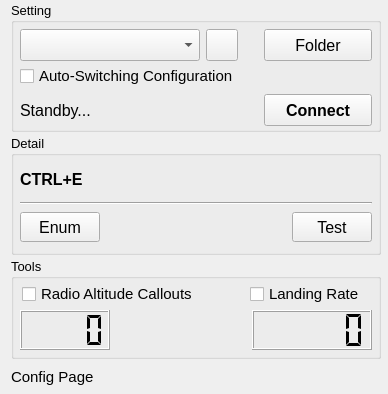
<?xml version="1.0" encoding="UTF-8"?>
<ui version="4.0">
 <class>Widget</class>
 <widget class="QWidget" name="Widget">
  <property name="geometry">
   <rect>
    <x>0</x>
    <y>0</y>
    <width>388</width>
    <height>394</height>
   </rect>
  </property>
  <property name="minimumSize">
   <size>
    <width>388</width>
    <height>394</height>
   </size>
  </property>
  <property name="maximumSize">
   <size>
    <width>388</width>
    <height>394</height>
   </size>
  </property>
  <property name="windowTitle">
   <string>K2A</string>
  </property>
  <layout class="QGridLayout" name="gridLayout_4">
   <property name="topMargin">
    <number>2</number>
   </property>
   <property name="bottomMargin">
    <number>2</number>
   </property>
   <property name="verticalSpacing">
    <number>3</number>
   </property>
   <item row="1" column="0">
    <widget class="QGroupBox" name="groupBox_2">
     <property name="minimumSize">
      <size>
       <width>370</width>
       <height>120</height>
      </size>
     </property>
     <property name="maximumSize">
      <size>
       <width>370</width>
       <height>120</height>
      </size>
     </property>
     <property name="font">
      <font>
       <pointsize>10</pointsize>
      </font>
     </property>
     <property name="title">
      <string>Detail</string>
     </property>
     <layout class="QVBoxLayout" name="verticalLayout">
      <property name="leftMargin">
       <number>6</number>
      </property>
      <property name="topMargin">
       <number>6</number>
      </property>
      <property name="rightMargin">
       <number>6</number>
      </property>
      <property name="bottomMargin">
       <number>6</number>
      </property>
      <item>
       <widget class="QLabel" name="lbDetail">
        <property name="minimumSize">
         <size>
          <width>0</width>
          <height>32</height>
         </size>
        </property>
        <property name="maximumSize">
         <size>
          <width>16777215</width>
          <height>32</height>
         </size>
        </property>
        <property name="font">
         <font>
          <pointsize>12</pointsize>
          <bold>true</bold>
         </font>
        </property>
        <property name="text">
         <string>CTRL+E</string>
        </property>
       </widget>
      </item>
      <item>
       <widget class="Line" name="line">
        <property name="orientation">
         <enum>Qt::Orientation::Horizontal</enum>
        </property>
       </widget>
      </item>
      <item>
       <layout class="QHBoxLayout" name="horizontalLayout_4">
        <property name="spacing">
         <number>1</number>
        </property>
        <item>
         <widget class="QPushButton" name="pbtnEnum">
          <property name="minimumSize">
           <size>
            <width>80</width>
            <height>30</height>
           </size>
          </property>
          <property name="maximumSize">
           <size>
            <width>80</width>
            <height>30</height>
           </size>
          </property>
          <property name="font">
           <font>
            <pointsize>12</pointsize>
           </font>
          </property>
          <property name="text">
           <string>Enum</string>
          </property>
          <property name="icon">
           <iconset resource="Icons.qrc">
            <normaloff>:/Resoure/com.png</normaloff>:/Resoure/com.png</iconset>
          </property>
          <property name="iconSize">
           <size>
            <width>20</width>
            <height>20</height>
           </size>
          </property>
         </widget>
        </item>
        <item>
         <spacer name="horizontalSpacer">
          <property name="orientation">
           <enum>Qt::Orientation::Horizontal</enum>
          </property>
          <property name="sizeHint" stdset="0">
           <size>
            <width>263</width>
            <height>20</height>
           </size>
          </property>
         </spacer>
        </item>
        <item>
         <widget class="QPushButton" name="pbtnTest">
          <property name="minimumSize">
           <size>
            <width>80</width>
            <height>30</height>
           </size>
          </property>
          <property name="maximumSize">
           <size>
            <width>80</width>
            <height>30</height>
           </size>
          </property>
          <property name="font">
           <font>
            <pointsize>12</pointsize>
           </font>
          </property>
          <property name="text">
           <string>Test</string>
          </property>
          <property name="icon">
           <iconset resource="Icons.qrc">
            <normaloff>:/Resoure/Send.png</normaloff>:/Resoure/Send.png</iconset>
          </property>
          <property name="iconSize">
           <size>
            <width>20</width>
            <height>20</height>
           </size>
          </property>
         </widget>
        </item>
       </layout>
      </item>
     </layout>
    </widget>
   </item>
   <item row="2" column="0">
    <widget class="QGroupBox" name="groupBox_3">
     <property name="minimumSize">
      <size>
       <width>370</width>
       <height>0</height>
      </size>
     </property>
     <property name="maximumSize">
      <size>
       <width>370</width>
       <height>16777215</height>
      </size>
     </property>
     <property name="font">
      <font>
       <pointsize>10</pointsize>
      </font>
     </property>
     <property name="title">
      <string>Tools</string>
     </property>
     <layout class="QGridLayout" name="gridLayout_3">
      <property name="leftMargin">
       <number>6</number>
      </property>
      <property name="topMargin">
       <number>5</number>
      </property>
      <property name="rightMargin">
       <number>6</number>
      </property>
      <property name="bottomMargin">
       <number>6</number>
      </property>
      <item row="0" column="0">
       <layout class="QHBoxLayout" name="horizontalLayout">
        <item>
         <widget class="QCheckBox" name="ckbRA">
          <property name="minimumSize">
           <size>
            <width>220</width>
            <height>20</height>
           </size>
          </property>
          <property name="maximumSize">
           <size>
            <width>220</width>
            <height>20</height>
           </size>
          </property>
          <property name="font">
           <font>
            <pointsize>11</pointsize>
           </font>
          </property>
          <property name="text">
           <string>Radio Altitude Callouts</string>
          </property>
         </widget>
        </item>
        <item>
         <widget class="QCheckBox" name="ckbLR">
          <property name="minimumSize">
           <size>
            <width>120</width>
            <height>20</height>
           </size>
          </property>
          <property name="maximumSize">
           <size>
            <width>120</width>
            <height>20</height>
           </size>
          </property>
          <property name="font">
           <font>
            <pointsize>11</pointsize>
           </font>
          </property>
          <property name="text">
           <string>Landing Rate</string>
          </property>
         </widget>
        </item>
       </layout>
      </item>
      <item row="1" column="0">
       <layout class="QHBoxLayout" name="horizontalLayout_2">
        <item>
         <widget class="QLCDNumber" name="lcdRA">
          <property name="minimumSize">
           <size>
            <width>90</width>
            <height>40</height>
           </size>
          </property>
          <property name="maximumSize">
           <size>
            <width>90</width>
            <height>40</height>
           </size>
          </property>
          <property name="sizeIncrement">
           <size>
            <width>120</width>
            <height>40</height>
           </size>
          </property>
          <property name="font">
           <font>
            <pointsize>11</pointsize>
            <bold>false</bold>
           </font>
          </property>
          <property name="smallDecimalPoint">
           <bool>true</bool>
          </property>
          <property name="digitCount">
           <number>4</number>
          </property>
          <property name="mode">
           <enum>QLCDNumber::Mode::Dec</enum>
          </property>
          <property name="segmentStyle">
           <enum>QLCDNumber::SegmentStyle::Flat</enum>
          </property>
         </widget>
        </item>
        <item>
         <spacer name="horizontalSpacer_2">
          <property name="orientation">
           <enum>Qt::Orientation::Horizontal</enum>
          </property>
          <property name="sizeHint" stdset="0">
           <size>
            <width>118</width>
            <height>20</height>
           </size>
          </property>
         </spacer>
        </item>
        <item>
         <widget class="QLCDNumber" name="lcdLR">
          <property name="minimumSize">
           <size>
            <width>120</width>
            <height>40</height>
           </size>
          </property>
          <property name="maximumSize">
           <size>
            <width>120</width>
            <height>40</height>
           </size>
          </property>
          <property name="sizeIncrement">
           <size>
            <width>120</width>
            <height>40</height>
           </size>
          </property>
          <property name="font">
           <font>
            <pointsize>11</pointsize>
            <bold>false</bold>
           </font>
          </property>
          <property name="smallDecimalPoint">
           <bool>true</bool>
          </property>
          <property name="digitCount">
           <number>5</number>
          </property>
          <property name="mode">
           <enum>QLCDNumber::Mode::Dec</enum>
          </property>
          <property name="segmentStyle">
           <enum>QLCDNumber::SegmentStyle::Flat</enum>
          </property>
         </widget>
        </item>
       </layout>
      </item>
     </layout>
    </widget>
   </item>
   <item row="3" column="0">
    <layout class="QHBoxLayout" name="horizontalLayout_3">
     <item>
      <widget class="QLabel" name="label_3">
       <property name="minimumSize">
        <size>
         <width>100</width>
         <height>20</height>
        </size>
       </property>
       <property name="maximumSize">
        <size>
         <width>100</width>
         <height>20</height>
        </size>
       </property>
       <property name="font">
        <font>
         <pointsize>11</pointsize>
         <bold>false</bold>
        </font>
       </property>
       <property name="text">
        <string>Config Page</string>
       </property>
      </widget>
     </item>
     <item>
      <widget class="QLabel" name="lbPage">
       <property name="minimumSize">
        <size>
         <width>60</width>
         <height>20</height>
        </size>
       </property>
       <property name="maximumSize">
        <size>
         <width>60</width>
         <height>20</height>
        </size>
       </property>
       <property name="sizeIncrement">
        <size>
         <width>90</width>
         <height>20</height>
        </size>
       </property>
       <property name="font">
        <font>
         <pointsize>11</pointsize>
        </font>
       </property>
       <property name="text">
        <string/>
       </property>
      </widget>
     </item>
     <item>
      <spacer name="horizontalSpacer_3">
       <property name="orientation">
        <enum>Qt::Orientation::Horizontal</enum>
       </property>
       <property name="sizeHint" stdset="0">
        <size>
         <width>178</width>
         <height>20</height>
        </size>
       </property>
      </spacer>
     </item>
     <item>
      <widget class="QLabel" name="labelVer">
       <property name="font">
        <font>
         <pointsize>11</pointsize>
        </font>
       </property>
       <property name="text">
        <string/>
       </property>
      </widget>
     </item>
    </layout>
   </item>
   <item row="0" column="0">
    <widget class="QGroupBox" name="groupBox">
     <property name="minimumSize">
      <size>
       <width>370</width>
       <height>130</height>
      </size>
     </property>
     <property name="maximumSize">
      <size>
       <width>370</width>
       <height>130</height>
      </size>
     </property>
     <property name="font">
      <font>
       <pointsize>10</pointsize>
      </font>
     </property>
     <property name="title">
      <string>Setting</string>
     </property>
     <layout class="QGridLayout" name="gridLayout">
      <property name="leftMargin">
       <number>6</number>
      </property>
      <property name="topMargin">
       <number>6</number>
      </property>
      <property name="rightMargin">
       <number>6</number>
      </property>
      <property name="bottomMargin">
       <number>6</number>
      </property>
      <item row="0" column="0" colspan="2">
       <layout class="QHBoxLayout" name="horizontalLayout_5">
        <item>
         <widget class="QComboBox" name="cbConfig">
          <property name="minimumSize">
           <size>
            <width>180</width>
            <height>32</height>
           </size>
          </property>
          <property name="maximumSize">
           <size>
            <width>180</width>
            <height>32</height>
           </size>
          </property>
          <property name="font">
           <font>
            <pointsize>12</pointsize>
           </font>
          </property>
         </widget>
        </item>
        <item>
         <widget class="QPushButton" name="pbtnReload">
          <property name="minimumSize">
           <size>
            <width>32</width>
            <height>32</height>
           </size>
          </property>
          <property name="maximumSize">
           <size>
            <width>32</width>
            <height>32</height>
           </size>
          </property>
          <property name="text">
           <string/>
          </property>
          <property name="icon">
           <iconset resource="Icons.qrc">
            <normaloff>:/Resoure/Refresh.png</normaloff>:/Resoure/Refresh.png</iconset>
          </property>
          <property name="iconSize">
           <size>
            <width>22</width>
            <height>22</height>
           </size>
          </property>
         </widget>
        </item>
        <item>
         <spacer name="horizontalSpacer_4">
          <property name="orientation">
           <enum>Qt::Orientation::Horizontal</enum>
          </property>
          <property name="sizeHint" stdset="0">
           <size>
            <width>13</width>
            <height>17</height>
           </size>
          </property>
         </spacer>
        </item>
        <item>
         <widget class="QPushButton" name="pbtnFolder">
          <property name="minimumSize">
           <size>
            <width>108</width>
            <height>32</height>
           </size>
          </property>
          <property name="maximumSize">
           <size>
            <width>108</width>
            <height>32</height>
           </size>
          </property>
          <property name="font">
           <font>
            <pointsize>12</pointsize>
           </font>
          </property>
          <property name="text">
           <string>Folder</string>
          </property>
          <property name="icon">
           <iconset resource="Icons.qrc">
            <normaloff>:/Resoure/OpenFile.png</normaloff>:/Resoure/OpenFile.png</iconset>
          </property>
          <property name="iconSize">
           <size>
            <width>20</width>
            <height>20</height>
           </size>
          </property>
         </widget>
        </item>
       </layout>
      </item>
      <item row="1" column="0" colspan="2">
       <widget class="QCheckBox" name="ckbAuto">
        <property name="font">
         <font>
          <pointsize>11</pointsize>
         </font>
        </property>
        <property name="text">
         <string>Auto-Switching Configuration</string>
        </property>
       </widget>
      </item>
      <item row="2" column="0">
       <widget class="QLabel" name="lbInfo">
        <property name="minimumSize">
         <size>
          <width>0</width>
          <height>32</height>
         </size>
        </property>
        <property name="maximumSize">
         <size>
          <width>16777215</width>
          <height>32</height>
         </size>
        </property>
        <property name="font">
         <font>
          <pointsize>12</pointsize>
         </font>
        </property>
        <property name="text">
         <string>Standby...</string>
        </property>
       </widget>
      </item>
      <item row="2" column="1">
       <widget class="QPushButton" name="pbtnConnect">
        <property name="minimumSize">
         <size>
          <width>108</width>
          <height>32</height>
         </size>
        </property>
        <property name="maximumSize">
         <size>
          <width>108</width>
          <height>32</height>
         </size>
        </property>
        <property name="font">
         <font>
          <family>Microsoft Sans Serif</family>
          <pointsize>12</pointsize>
          <bold>true</bold>
         </font>
        </property>
        <property name="text">
         <string>Connect</string>
        </property>
        <property name="icon">
         <iconset resource="Icons.qrc">
          <normaloff>:/Resoure/CoilBalck.png</normaloff>:/Resoure/CoilBalck.png</iconset>
        </property>
        <property name="iconSize">
         <size>
          <width>18</width>
          <height>18</height>
         </size>
        </property>
       </widget>
      </item>
     </layout>
    </widget>
   </item>
  </layout>
 </widget>
 <resources>
  <include location="Icons.qrc"/>
 </resources>
 <connections/>
</ui>
